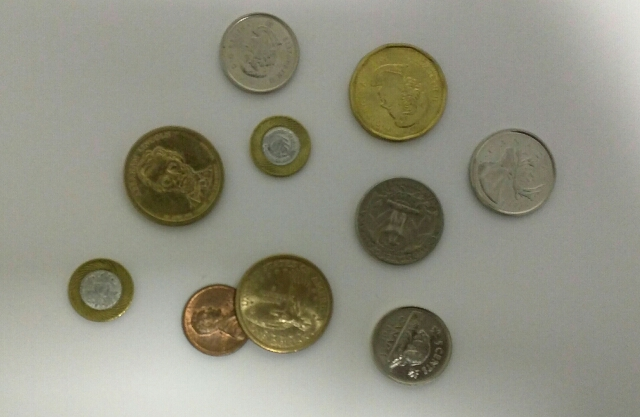
#> input picture HW2/source/ManyCoins.jpg, 640 x 417 px, found by its file name
$ python HW2_3170104656_DingZhi.py
#> lines starting #> are read from the running program, lines starting #| are printed output that depends on the picture; after the words box and inside, x2 and y2 are one past the last pixel; in counts of white or black regions, pixels touching at a corner belong together
# Homework 2 Name: Contour/line extraction
# Program description:
#     1. The core function of the detection algorithm needs to be implemented by writing own code. You cannot call opencv or other functions related to circular line detection in the SDK. If you want to use edge detection, this can be adjusted Use opencv function.
#     2. Display the final test results on the original image;
#     3. Show some key intermediate results separately
#     4. Debugging results of three specified test images (coin, seal and highway) must be carried out. In addition, you can voluntarily add some test images
# File Name: HW2_3170104656_DingZhi.py
# Author: Zhi DING
# Student ID: 3170104656
# Last Modified: 2020/12/11

import cv2
import numpy as np
import time
from multiprocessing.dummy import Pool as ThreadPool
from functools import partial

# Some global variables and basic hyperparameter information are defined here
RADIUSMAX = 130                 #Max Radius of Circle
RADIUS_LOWER_BOUND = 20         #lower bound in the searching loop
RADIUS_UPPER_BOUND = 130        #upper bound in the searching loop
GAUSSIAN_KERNEL_SIZE = 17       #Gaussian kernel size. Used in cv2.GaussianBlur() Function
STEP_LENGTH=30                  #step length in the circle detecting loop
CIRCLE_DETECTE_THRESHOLD=130    #Threshold for circular detection

# [Function name] HoughMapping
# [Function Usage] This function is used to map Hough transform
# [Parameter]
    # x0, y0: Coordinate information to be mapped
    # radius: radius information to be mapped
# [Return value] None
# [Developer and date] Zhi DING 2020/12/11
# [Change Record] None
def HoughMapping(x0, y0, radius):
    x = radius
    y = 0
    margin = 1 - x
    while (y < x):
        if (x + x0 < height and y + y0 < width):
            mapOfHoughTransform[x + x0, y + y0, radius] += 1
        if (y + x0 < height and x + y0 < width):
            mapOfHoughTransform[y + x0, x + y0, radius] += 1
        if (-x + x0 < height and y + y0 < width):
            mapOfHoughTransform[-x + x0, y + y0, radius] += 1
        if (-y + x0 < height and x + y0 < width):
            mapOfHoughTransform[-y + x0, x + y0, radius] += 1
        if (-x + x0 < height and -y + y0 < width):
            mapOfHoughTransform[-x + x0, -y + y0, radius] += 1
        if (-y + x0 < height and -x + y0 < width):
            mapOfHoughTransform[-y + x0, -x + y0, radius] += 1
        if (x + x0 < height and -y + y0 < width):
            mapOfHoughTransform[x + x0, -y + y0, radius] += 1
        if (y + x0 < height and -x + y0 < width):
            mapOfHoughTransform[y + x0, -x + y0, radius] += 1
        y += 1
        if (margin <= 0):
            margin += 2 * y + 1
        else:
            x = x - 1
            margin += 2 * (y - x) + 1

# [Function name] detectCircleLoop
# [Function Usage] This function is used to traverse the edge points one by one and try to draw circles one by one with different radii to determine whether the point is on a circle.
# [Parameter]
    # edges: Set of all edge points
    # item: The value is equal to range (0, len (edges [0])) and is used to traverse one by one to determine whether the current point is on the circle
# [Return value] None
# [Developer and date] Zhi DING 2020/12/11
# [Change Record] None
def detectCircleLoop(edges,item):
    centerCoordinatesX = edges[0][item]
    centerCoordinatesY = edges[1][item]
    for radius in range(RADIUS_LOWER_BOUND, RADIUS_UPPER_BOUND):
        HoughMapping(centerCoordinatesX, centerCoordinatesY, radius)

# [Function name] detectCircle
# [Function Usage] This function is the key part of the code used to realize circle detection by Hough transform.
# [Parameter] None
# [Return value] None
# [Developer and date] Zhi DING 2020/12/11
# [Change Record] None
def detectCircle():
    circleDetecteMatrix = np.ones((STEP_LENGTH, STEP_LENGTH, RADIUSMAX))      #Parameter Matrix for Detecting the Circle
    edges = np.where(edged_image == 255)    #Search for the pixels with pixel information after binary edge detection
    pool = ThreadPool(8)  # The size of the pool is 8
    detectCircleLoopFunction=partial(detectCircleLoop,edges)    #Use the 'partial' library to pass multiple parameters to the program in the pool
    pool.map(detectCircleLoopFunction,range(0, len(edges[0])))  #Concurrent processing of image information by using the Pool
    #A two-layer for-loop, traversing all possible locations of circles and drawing circles
    for i in range(0,height - STEP_LENGTH,STEP_LENGTH):
        for j in range(0, width - STEP_LENGTH, STEP_LENGTH):
            circleDetecteMatrix = mapOfHoughTransform[i:i + STEP_LENGTH, j:j + STEP_LENGTH, :] * circleDetecteMatrix
            positionOfCircle = np.where(circleDetecteMatrix == circleDetecteMatrix.max())   #Use the vote to choose the position of the circle
            #Get the coordinates and radius information of the circle
            centerCoordinatesY = positionOfCircle[0] + i
            centerCoordinatesX = positionOfCircle[1] + j
            circleRadius = positionOfCircle[2]
            #Draw the outline of all sufficient shapes which is similar with circle
            if (circleDetecteMatrix.max() > CIRCLE_DETECTE_THRESHOLD):
                cv2.circle(output, (centerCoordinatesX[0], centerCoordinatesY[0]), circleRadius[0], (0, 255, 0), 2)
            circleDetecteMatrix[:, :, :] = 1
    cv2.imshow('Detected circle', output)

# Main program entry
if __name__ == "__main__":
    original_image = cv2.imread('ManyCoins.jpg')    #Read in image and initialize it
#> original_image is the input picture: shape (417, 640, 3); mean B, G, R 130.6, 145.4, 145.8
    output = original_image.copy()    #Copy the original image for subsequent drawing
    blur_image = cv2.GaussianBlur(original_image,(GAUSSIAN_KERNEL_SIZE,GAUSSIAN_KERNEL_SIZE),0)    #Gaussian Blurring of Gray Image
    edged_image = cv2.Canny(blur_image,75,150)    #Using OpenCV Canny Edge detector to detect edges
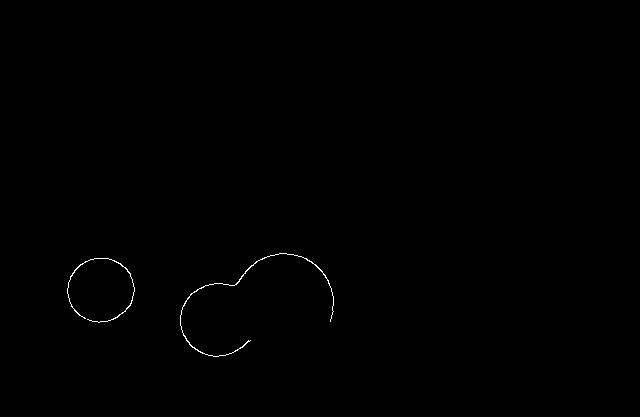
#> edged_image: shape (417, 640); 0.22% white in thin lines or dots, all inside (x1, y1, x2, y2) = (67, 253, 334, 357)
    #The first three stages of image output are the original image, the image after Gaussian filtering and the image after edge detection
    cv2.imshow('Original Image',original_image)
    cv2.imshow('Gaussian Blurred Image',blur_image)
    cv2.imshow('Edged Image', edged_image)
    height,width = edged_image.shape    #Read in image size information for subsequent traversal
#> height = 417; width = 640
    mapOfHoughTransform = np.zeros(((height,width,RADIUSMAX)))
    start_time = time.time()            #Time begins
    detectCircle()  #Run the Hough transform key algorithm to detect the circle in the image
#> in detectCircle, `edges = np.where(edged_image == 255)`: edges = 597 positions, rows 253 to 356, columns 67 to 333
#> (the run stopped early here; a loop or call above may not have finished)
